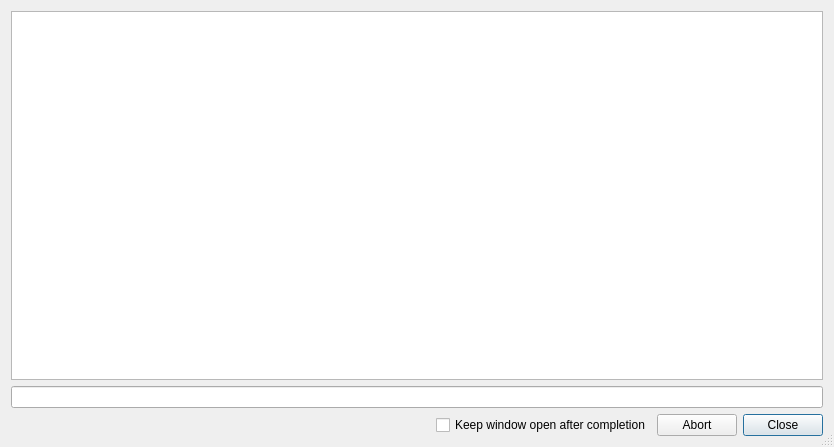
<?xml version="1.0" encoding="UTF-8"?>
<ui version="4.0">
 <class>NormalizeDlg</class>
 <widget class="QDialog" name="NormalizeDlg">
  <property name="geometry">
   <rect>
    <x>0</x>
    <y>0</y>
    <width>834</width>
    <height>447</height>
   </rect>
  </property>
  <property name="windowTitle">
   <string>Normalize</string>
  </property>
  <property name="sizeGripEnabled">
   <bool>true</bool>
  </property>
  <layout class="QVBoxLayout">
   <item>
    <widget class="QTextBrowser" name="m_pOutM">
     <property name="tabChangesFocus">
      <bool>true</bool>
     </property>
     <property name="lineWrapMode">
      <enum>QTextEdit::NoWrap</enum>
     </property>
    </widget>
   </item>
   <item>
    <widget class="QLineEdit" name="m_pDetailE">
     <property name="readOnly">
      <bool>true</bool>
     </property>
    </widget>
   </item>
   <item>
    <widget class="QWidget" name="widget" native="true">
     <layout class="QHBoxLayout">
      <property name="margin">
       <number>0</number>
      </property>
      <item>
       <spacer>
        <property name="orientation">
         <enum>Qt::Horizontal</enum>
        </property>
        <property name="sizeHint" stdset="0">
         <size>
          <width>40</width>
          <height>20</height>
         </size>
        </property>
       </spacer>
      </item>
      <item>
       <widget class="QCheckBox" name="m_pKeepOpenCkM">
        <property name="text">
         <string>Keep window open after completion</string>
        </property>
       </widget>
      </item>
      <item>
       <widget class="QPushButton" name="m_pAbortB">
        <property name="text">
         <string>Abort</string>
        </property>
       </widget>
      </item>
      <item>
       <widget class="QPushButton" name="m_pCloseB">
        <property name="text">
         <string>Close</string>
        </property>
        <property name="default">
         <bool>true</bool>
        </property>
       </widget>
      </item>
     </layout>
    </widget>
   </item>
  </layout>
 </widget>
 <tabstops>
  <tabstop>m_pDetailE</tabstop>
  <tabstop>m_pKeepOpenCkM</tabstop>
  <tabstop>m_pAbortB</tabstop>
  <tabstop>m_pCloseB</tabstop>
  <tabstop>m_pOutM</tabstop>
 </tabstops>
 <resources/>
 <connections/>
</ui>
